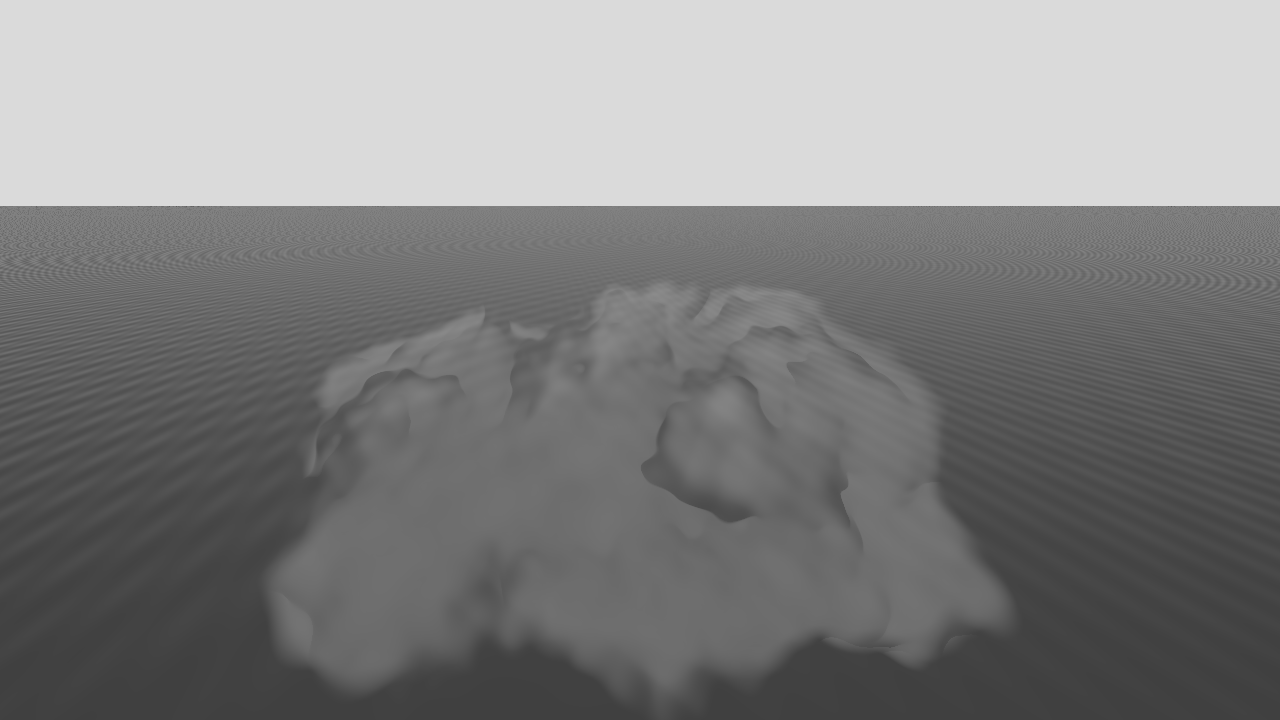
#> input picture results/frames/mask0052.png, 1280 x 720 px, given in place of ref.png, which was not available
$ python image-error.py
#> lines starting #> are read from the running program, lines starting #| are printed output that depends on the picture; pictures that were not available may be replaced by others from this repository, and a replacement may not be noted
import sys, pathlib, numpy as np
from PIL import Image
from skimage.metrics import structural_similarity as ssim

ref = np.asarray(Image.open('ref.png')).astype(np.float32) / 255.0
ref_lin = np.power(ref, 2.2)  # crude inverse gamma
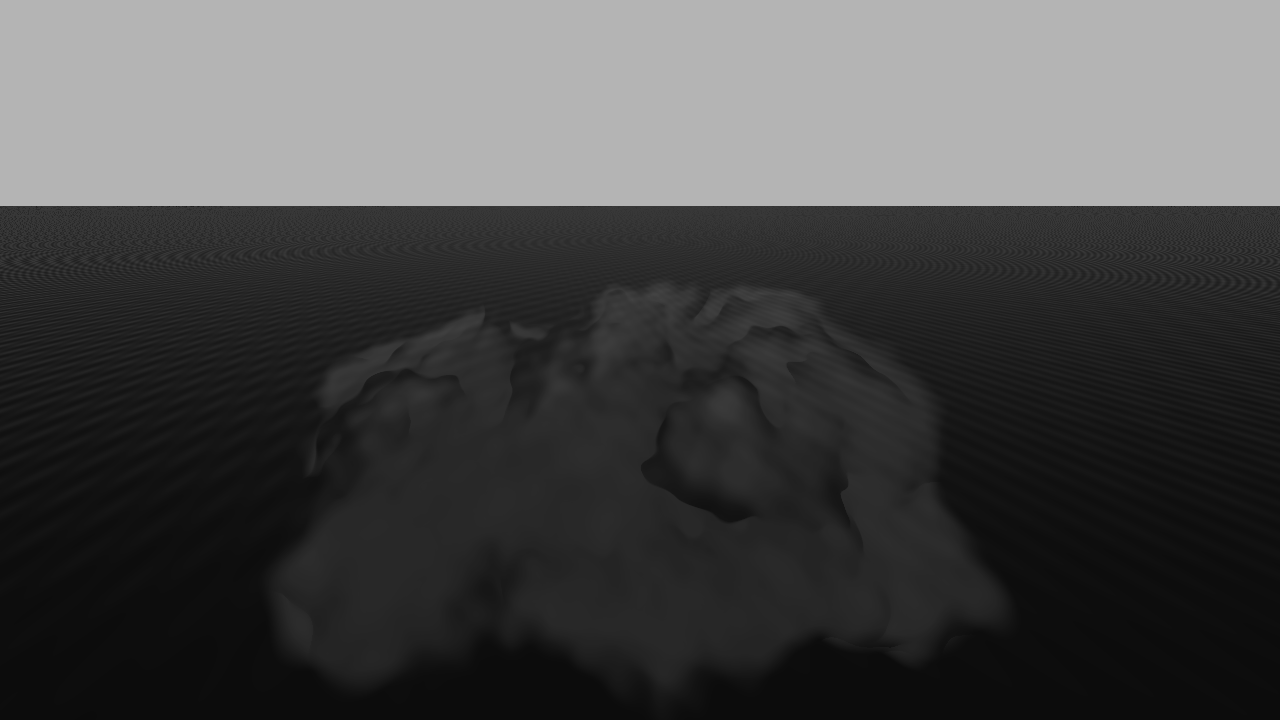
#> ref_lin: shape (720, 1280) float32; min 0.0461, max 0.708, mean 0.291

def mse(a, b):    return np.mean((a - b) ** 2)
def psnr(a, b):   return -10 * np.log10(mse(a, b))

out = []
for png in pathlib.Path('frames').glob('*.png'):
    test = np.asarray(Image.open(png)).astype(np.float32) / 255.0
    test_lin = np.power(test, 2.2)
    err_mse  = mse(ref_lin, test_lin)
#> err_mse = 0
    err_psnr = psnr(ref_lin, test_lin)
#> err_psnr = inf
#> (the run stopped early here; a loop or call above may not have finished)

$ run again, on results/frames/mask0229.png
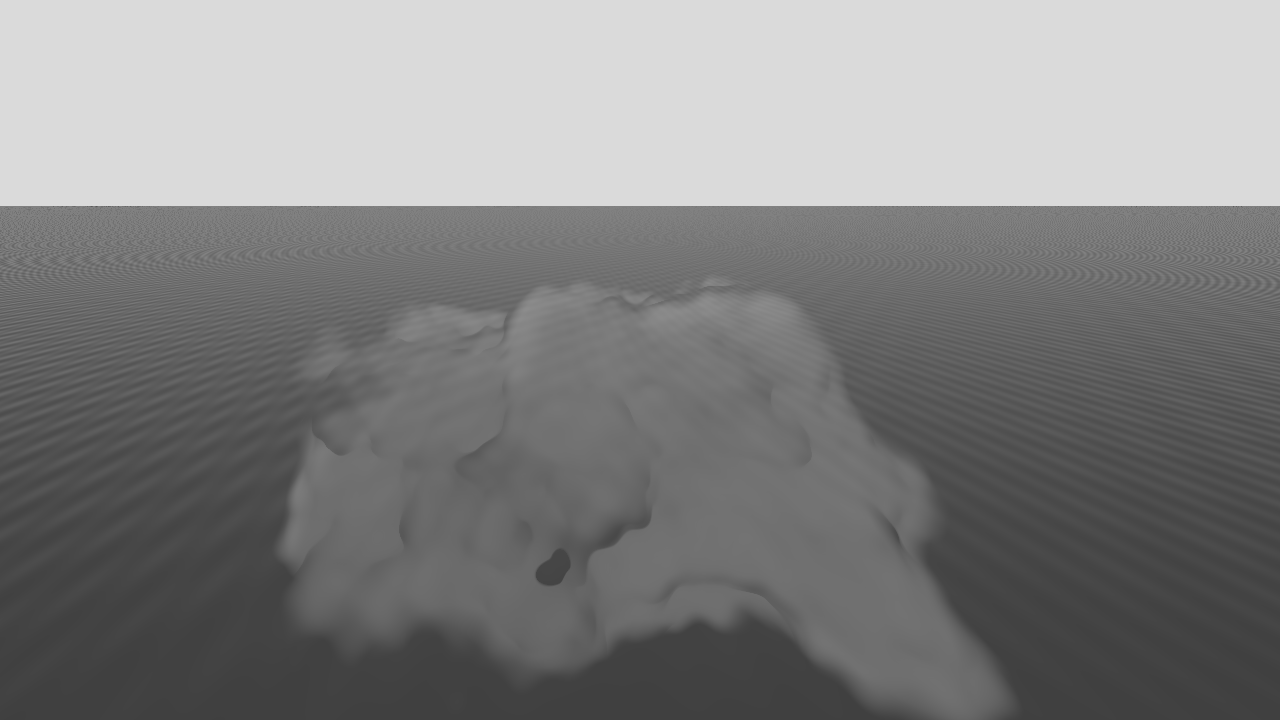
#> input picture results/frames/mask0229.png, 1280 x 720 px, given in place of ref.png, which was not available
#> `ref_lin = np.power(ref, 2.2)`:
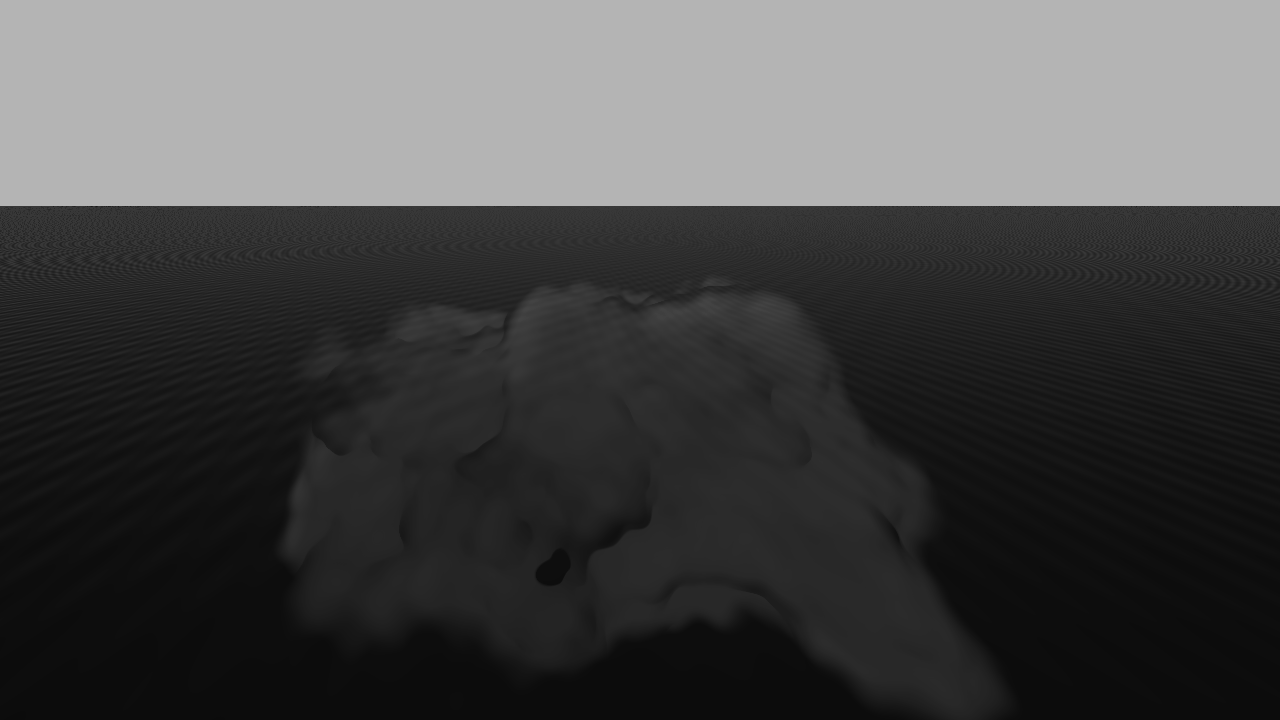
#> ref_lin: shape (720, 1280) float32; min 0.0461, max 0.708, mean 0.29
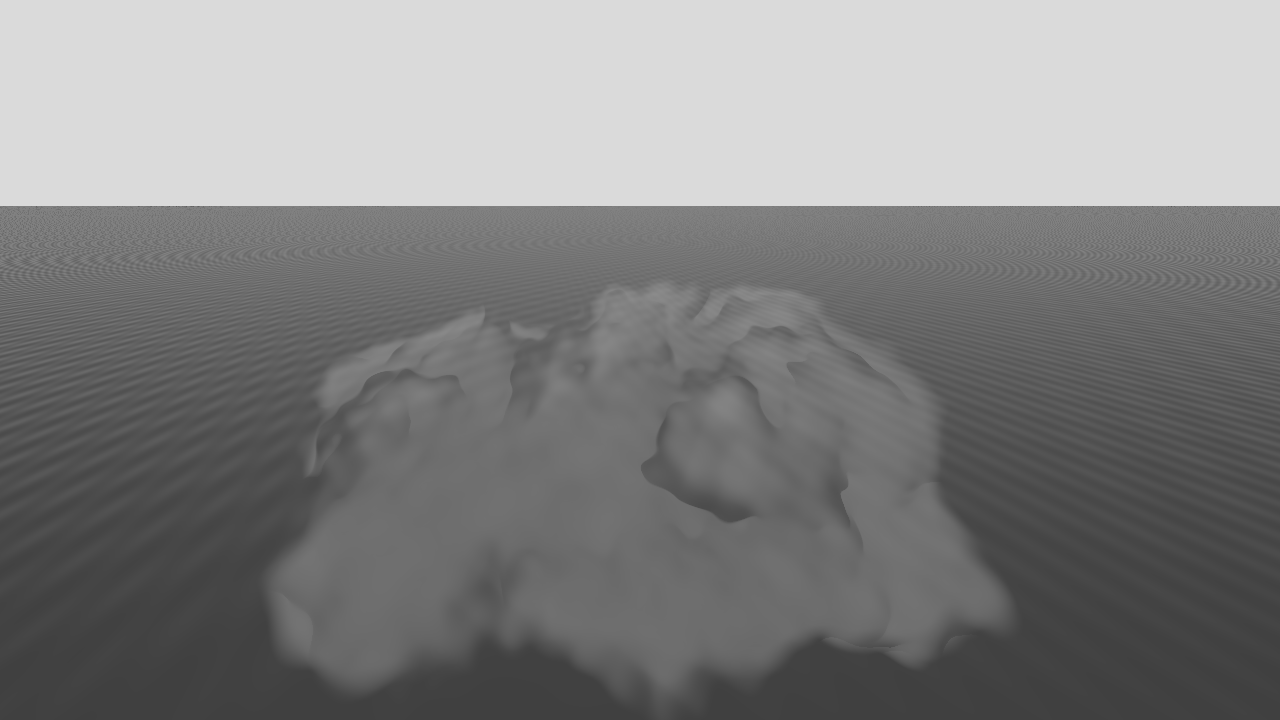
#> input picture results/frames/mask0052.png, 1280 x 720 px
#> err_mse = 0.000661
#> err_psnr = 31.8

$ run again, on results/frames/mask0263.png
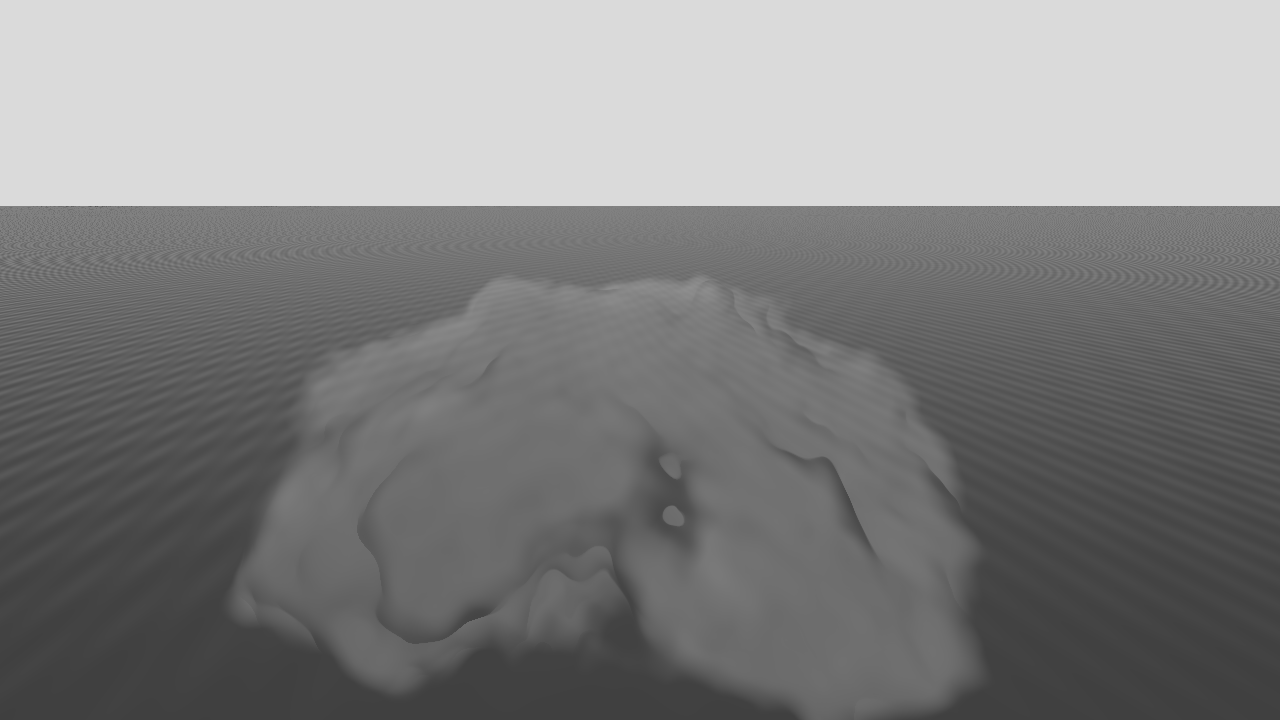
#> input picture results/frames/mask0263.png, 1280 x 720 px, given in place of ref.png, which was not available
#> `ref_lin = np.power(ref, 2.2)`:
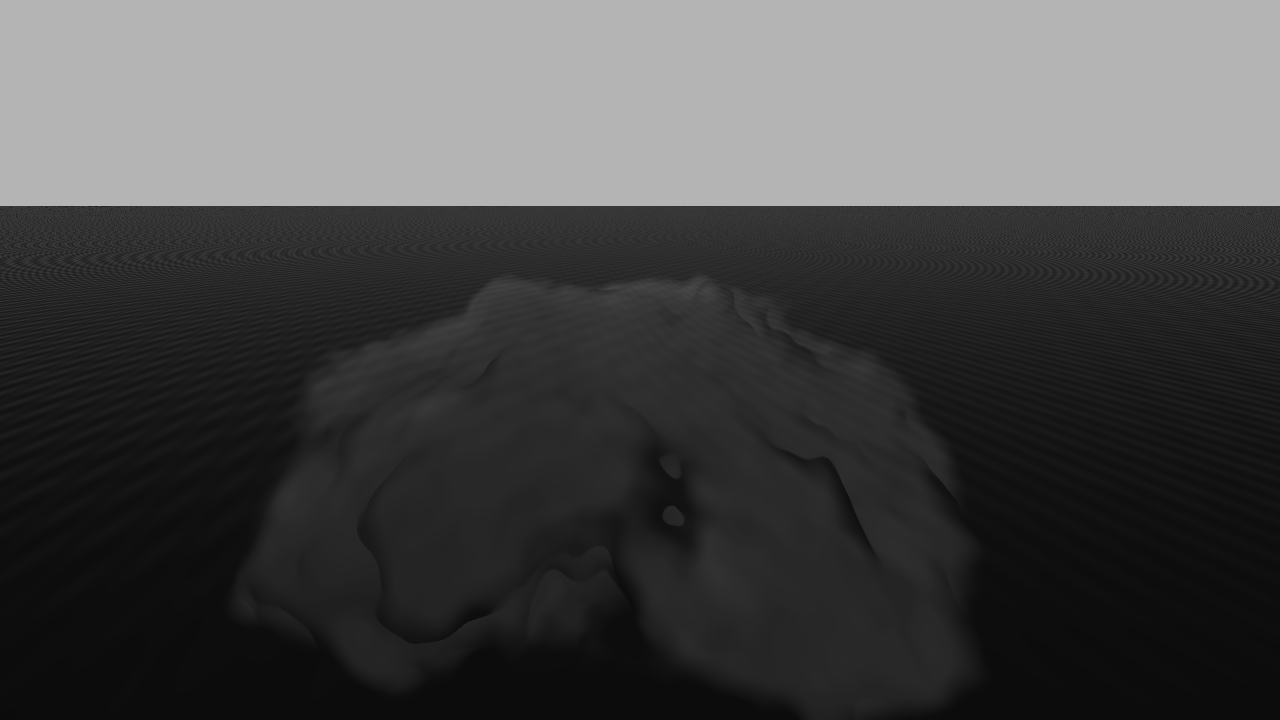
#> ref_lin: shape (720, 1280) float32; min 0.0461, max 0.708, mean 0.292
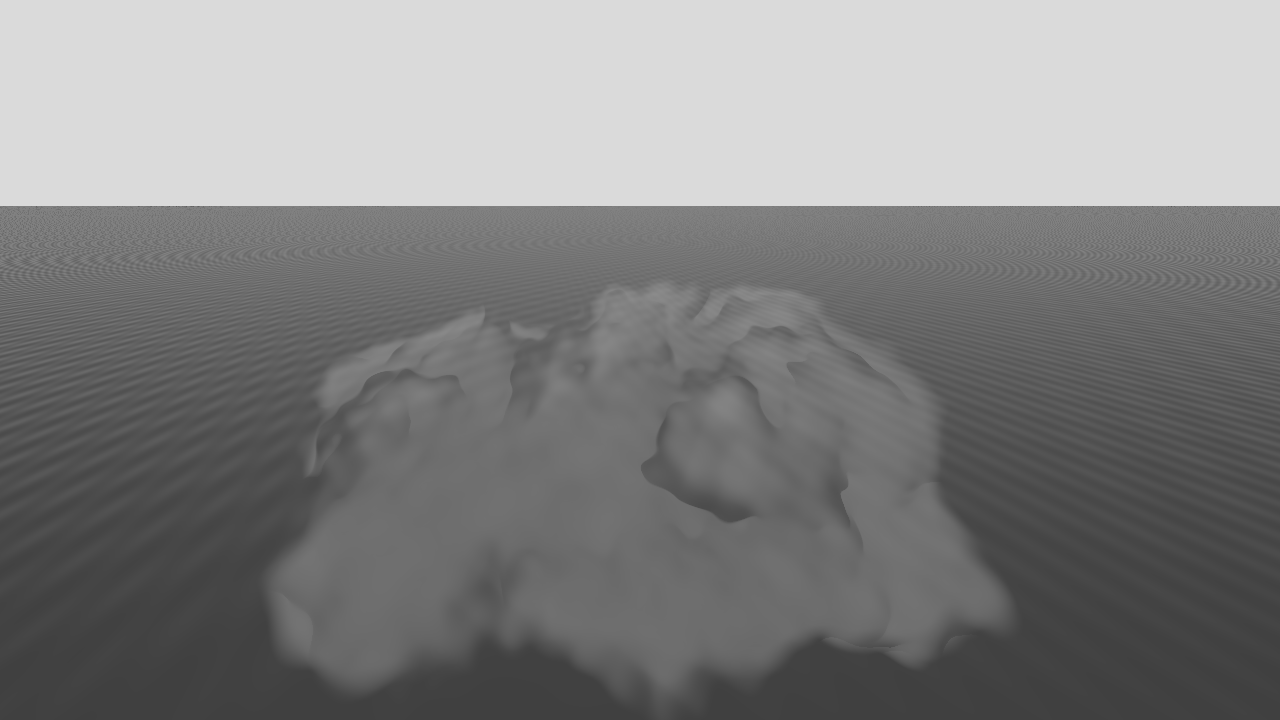
#> input picture results/frames/mask0052.png, 1280 x 720 px
#> err_mse = 0.000616
#> err_psnr = 32.1
